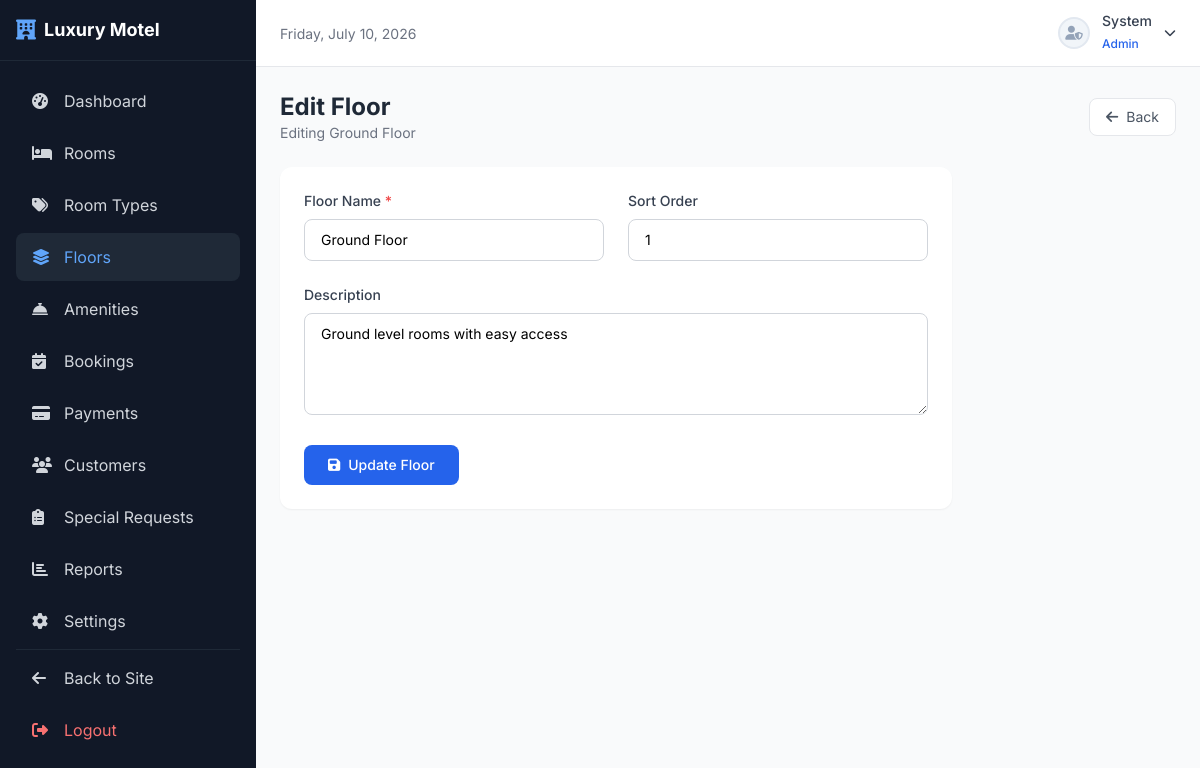
The page /admin/floors/edit.php?id=1 (signed in) on the database its author committed.
### tables this page shows
CREATE TABLE IF NOT EXISTS `floors` (
    `floor_id` INT AUTO_INCREMENT PRIMARY KEY,
    `floor_name` VARCHAR(50) NOT NULL UNIQUE,
    `description` TEXT NULL,
    `sort_order` INT DEFAULT 0
);

### config/db.php (called while the page is built, shortened)
<?php
function sanitize($input) {
    return htmlspecialchars(strip_tags(trim($input)), ENT_QUOTES, 'UTF-8');
}

### admin/floors/edit.php (the view, shortened to what this page needs)
<?php
require_once '../../config/db.php';
include '../header.php';
$id = (int)($_GET['id'] ?? 0);
$stmt = $pdo->prepare("SELECT * FROM floors WHERE floor_id = ?");
$stmt->execute([$id]);
$floor = $stmt->fetch();
?>
<div class="ml-64 min-h-screen">
    <div class="p-6">
        <div class="flex items-center justify-between mb-6">
            <div>
                <h1 class="text-2xl font-bold text-gray-800">Edit Floor</h1>
                <p class="text-gray-500 text-sm">Editing <?php echo sanitize($floor['floor_name']); ?></p>
            </div>
            <a href="index.php" class="text-gray-600 hover:text-gray-800 bg-white px-4 py-2 rounded-lg border text-sm"><i class="fas fa-arrow-left mr-2"></i>Back</a>
        </div>
        <div class="bg-white rounded-xl shadow-sm p-6 max-w-2xl">
            <form method="POST">
                <div class="grid grid-cols-1 md:grid-cols-2 gap-6">
                    <div>
                        <label class="block text-sm font-medium text-gray-700 mb-2">Floor Name <span class="text-red-500">*</span></label>
                        <input type="text" name="floor_name" value="<?php echo sanitize($floor['floor_name']); ?>" class="w-full px-4 py-2.5 border border-gray-300 rounded-lg focus:ring-2 focus:ring-blue-500 focus:border-blue-500 outline-none text-sm" required>
                    </div>
                    <div>
                        <label class="block text-sm font-medium text-gray-700 mb-2">Sort Order</label>
                        <input type="number" name="sort_order" value="<?php echo $floor['sort_order']; ?>" class="w-full px-4 py-2.5 border border-gray-300 rounded-lg focus:ring-2 focus:ring-blue-500 focus:border-blue-500 outline-none text-sm">
                    </div>
                </div>
                <div class="mt-6">
                    <label class="block text-sm font-medium text-gray-700 mb-2">Description</label>
                    <textarea name="description" rows="4" class="w-full px-4 py-2.5 border border-gray-300 rounded-lg focus:ring-2 focus:ring-blue-500 focus:border-blue-500 outline-none text-sm"><?php echo sanitize($floor['description']); ?></textarea>
                </div>
                <div class="mt-6">
                    <button type="submit" class="bg-blue-600 text-white px-6 py-2.5 rounded-lg hover:bg-blue-700 transition text-sm font-medium"><i class="fas fa-save mr-2"></i>Update Floor</button>
                </div>
            </form>
        </div>
    </div>
</div>
</body>
</html>

### rows shown on the page
floors: floor_name "Ground Floor", sort_order "1", description "Ground level rooms with easy access"

### other values the page prints
$_SESSION['first_name'] "System"
$_SESSION['role_name'] "Admin"
